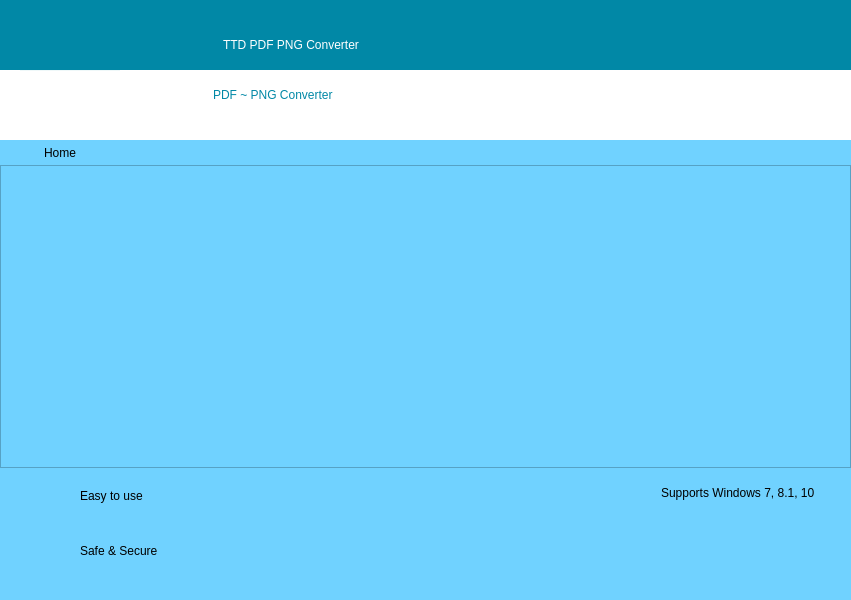
<?xml version="1.0" encoding="UTF-8"?>
<ui version="4.0">
 <class>MainWindow</class>
 <widget class="QMainWindow" name="MainWindow">
  <property name="geometry">
   <rect>
    <x>0</x>
    <y>0</y>
    <width>851</width>
    <height>600</height>
   </rect>
  </property>
  <property name="windowTitle">
   <string>MainWindow</string>
  </property>
  <property name="windowIcon">
   <iconset resource="Resources.qrc">
    <normaloff>:/resources/images/resources/images/pdf-secure_icon.png</normaloff>:/resources/images/resources/images/pdf-secure_icon.png</iconset>
  </property>
  <property name="styleSheet">
   <string notr="true">background-color: rgb(112, 210, 255);</string>
  </property>
  <property name="unifiedTitleAndToolBarOnMac">
   <bool>false</bool>
  </property>
  <widget class="QWidget" name="centralwidget">
   <layout class="QVBoxLayout" name="verticalLayout_4">
    <property name="spacing">
     <number>0</number>
    </property>
    <property name="leftMargin">
     <number>0</number>
    </property>
    <property name="topMargin">
     <number>0</number>
    </property>
    <property name="rightMargin">
     <number>0</number>
    </property>
    <property name="bottomMargin">
     <number>0</number>
    </property>
    <item>
     <layout class="QVBoxLayout" name="verticalLayout_3">
      <property name="spacing">
       <number>0</number>
      </property>
      <item>
       <widget class="QLabel" name="label_8">
        <property name="sizePolicy">
         <sizepolicy hsizetype="Preferred" vsizetype="Fixed">
          <horstretch>0</horstretch>
          <verstretch>0</verstretch>
         </sizepolicy>
        </property>
        <property name="minimumSize">
         <size>
          <width>0</width>
          <height>20</height>
         </size>
        </property>
        <property name="maximumSize">
         <size>
          <width>16777215</width>
          <height>20</height>
         </size>
        </property>
        <property name="styleSheet">
         <string notr="true">background-color: rgb(1, 136, 166);</string>
        </property>
        <property name="text">
         <string/>
        </property>
       </widget>
      </item>
      <item>
       <layout class="QHBoxLayout" name="horizontalLayout" stretch="0,0,1">
        <property name="spacing">
         <number>0</number>
        </property>
        <property name="leftMargin">
         <number>0</number>
        </property>
        <property name="topMargin">
         <number>0</number>
        </property>
        <property name="rightMargin">
         <number>0</number>
        </property>
        <property name="bottomMargin">
         <number>0</number>
        </property>
        <item>
         <layout class="QVBoxLayout" name="verticalLayout_8">
          <property name="spacing">
           <number>0</number>
          </property>
          <item>
           <widget class="QLabel" name="label_10">
            <property name="sizePolicy">
             <sizepolicy hsizetype="Fixed" vsizetype="Preferred">
              <horstretch>0</horstretch>
              <verstretch>0</verstretch>
             </sizepolicy>
            </property>
            <property name="minimumSize">
             <size>
              <width>20</width>
              <height>50</height>
             </size>
            </property>
            <property name="maximumSize">
             <size>
              <width>20</width>
              <height>16777215</height>
             </size>
            </property>
            <property name="styleSheet">
             <string notr="true">background-color: rgb(1, 136, 166);</string>
            </property>
            <property name="text">
             <string/>
            </property>
           </widget>
          </item>
          <item>
           <widget class="QLabel" name="label_11">
            <property name="sizePolicy">
             <sizepolicy hsizetype="Fixed" vsizetype="Preferred">
              <horstretch>0</horstretch>
              <verstretch>0</verstretch>
             </sizepolicy>
            </property>
            <property name="minimumSize">
             <size>
              <width>20</width>
              <height>0</height>
             </size>
            </property>
            <property name="maximumSize">
             <size>
              <width>20</width>
              <height>16777215</height>
             </size>
            </property>
            <property name="styleSheet">
             <string notr="true">background-color: rgb(255, 255, 255);
color: rgb(1, 136, 166);</string>
            </property>
            <property name="text">
             <string/>
            </property>
           </widget>
          </item>
         </layout>
        </item>
        <item>
         <widget class="QLabel" name="_lblAppIcon">
          <property name="sizePolicy">
           <sizepolicy hsizetype="Fixed" vsizetype="Fixed">
            <horstretch>0</horstretch>
            <verstretch>0</verstretch>
           </sizepolicy>
          </property>
          <property name="minimumSize">
           <size>
            <width>100</width>
            <height>100</height>
           </size>
          </property>
          <property name="maximumSize">
           <size>
            <width>100</width>
            <height>100</height>
           </size>
          </property>
          <property name="styleSheet">
           <string notr="true">background-color: qlineargradient(spread:pad, x1:0, y1:0, x2:0, y2:1, stop:0 rgba(1, 136, 166), stop:0.495 rgba(1, 136, 166), stop:0.505 rgba(255, 255, 255, 255), stop:1 rgba(255, 255, 255, 255));
</string>
          </property>
          <property name="text">
           <string/>
          </property>
          <property name="pixmap">
           <pixmap resource="Resources.qrc">:/resources/images/resources/images/PDF_PNG_Converter.png</pixmap>
          </property>
          <property name="scaledContents">
           <bool>true</bool>
          </property>
         </widget>
        </item>
        <item>
         <layout class="QVBoxLayout" name="verticalLayout_7" stretch="0,0">
          <property name="spacing">
           <number>0</number>
          </property>
          <property name="rightMargin">
           <number>0</number>
          </property>
          <item>
           <widget class="QLabel" name="label">
            <property name="minimumSize">
             <size>
              <width>0</width>
              <height>50</height>
             </size>
            </property>
            <property name="styleSheet">
             <string notr="true">padding-left: 100;
background-color: rgb(1, 136, 166);
color: rgb(255, 255, 255);
font: 35pt &quot;Arial Rounded MT Bold&quot;;</string>
            </property>
            <property name="text">
             <string>TTD PDF PNG Converter</string>
            </property>
            <property name="textFormat">
             <enum>Qt::PlainText</enum>
            </property>
           </widget>
          </item>
          <item>
           <widget class="QLabel" name="label_2">
            <property name="styleSheet">
             <string notr="true">padding-left:90;
background-color: rgb(255, 255, 255);
color: rgb(1, 136, 166);
font: 18pt &quot;Arial Rounded MT Bold&quot;;</string>
            </property>
            <property name="text">
             <string>PDF ~ PNG Converter</string>
            </property>
           </widget>
          </item>
         </layout>
        </item>
       </layout>
      </item>
      <item>
       <layout class="QVBoxLayout" name="verticalLayout_13">
        <property name="spacing">
         <number>0</number>
        </property>
        <property name="topMargin">
         <number>0</number>
        </property>
        <item>
         <widget class="QLabel" name="label_12">
          <property name="sizePolicy">
           <sizepolicy hsizetype="Preferred" vsizetype="Fixed">
            <horstretch>0</horstretch>
            <verstretch>0</verstretch>
           </sizepolicy>
          </property>
          <property name="minimumSize">
           <size>
            <width>0</width>
            <height>20</height>
           </size>
          </property>
          <property name="maximumSize">
           <size>
            <width>16777215</width>
            <height>20</height>
           </size>
          </property>
          <property name="styleSheet">
           <string notr="true">background-color: rgb(255, 255, 255);</string>
          </property>
          <property name="text">
           <string/>
          </property>
         </widget>
        </item>
        <item>
         <layout class="QHBoxLayout" name="horizontalLayout_6">
          <property name="spacing">
           <number>5</number>
          </property>
          <property name="leftMargin">
           <number>30</number>
          </property>
          <property name="topMargin">
           <number>0</number>
          </property>
          <item alignment="Qt::AlignLeft">
           <widget class="QPushButton" name="_btnHome">
            <property name="sizePolicy">
             <sizepolicy hsizetype="Fixed" vsizetype="Fixed">
              <horstretch>0</horstretch>
              <verstretch>0</verstretch>
             </sizepolicy>
            </property>
            <property name="minimumSize">
             <size>
              <width>60</width>
              <height>25</height>
             </size>
            </property>
            <property name="maximumSize">
             <size>
              <width>60</width>
              <height>25</height>
             </size>
            </property>
            <property name="styleSheet">
             <string notr="true"/>
            </property>
            <property name="text">
             <string>Home</string>
            </property>
            <property name="flat">
             <bool>true</bool>
            </property>
           </widget>
          </item>
          <item>
           <spacer name="horizontalSpacer">
            <property name="orientation">
             <enum>Qt::Horizontal</enum>
            </property>
            <property name="sizeHint" stdset="0">
             <size>
              <width>40</width>
              <height>20</height>
             </size>
            </property>
           </spacer>
          </item>
         </layout>
        </item>
       </layout>
      </item>
     </layout>
    </item>
    <item>
     <widget class="QFrame" name="frame">
      <property name="sizePolicy">
       <sizepolicy hsizetype="Expanding" vsizetype="Expanding">
        <horstretch>0</horstretch>
        <verstretch>0</verstretch>
       </sizepolicy>
      </property>
      <property name="styleSheet">
       <string notr="true">border-color: rgb(46, 177, 11);
border-width: 2px;
</string>
      </property>
      <property name="frameShape">
       <enum>QFrame::StyledPanel</enum>
      </property>
      <property name="frameShadow">
       <enum>QFrame::Raised</enum>
      </property>
      <layout class="QVBoxLayout" name="verticalLayout_6">
       <property name="spacing">
        <number>0</number>
       </property>
       <property name="leftMargin">
        <number>0</number>
       </property>
       <property name="topMargin">
        <number>0</number>
       </property>
       <property name="rightMargin">
        <number>0</number>
       </property>
       <property name="bottomMargin">
        <number>0</number>
       </property>
       <item>
        <layout class="QVBoxLayout" name="verticalLayout_5">
         <property name="spacing">
          <number>6</number>
         </property>
         <item>
          <widget class="QStackedWidget" name="stackedWidget">
           <property name="styleSheet">
            <string notr="true"/>
           </property>
           <property name="currentIndex">
            <number>0</number>
           </property>
           <widget class="QWidget" name="widgetHome">
            <layout class="QVBoxLayout" name="verticalLayout_10">
             <property name="spacing">
              <number>0</number>
             </property>
             <property name="leftMargin">
              <number>0</number>
             </property>
             <property name="topMargin">
              <number>0</number>
             </property>
             <property name="rightMargin">
              <number>0</number>
             </property>
             <property name="bottomMargin">
              <number>0</number>
             </property>
             <item>
              <layout class="QVBoxLayout" name="verticalLayout_home"/>
             </item>
            </layout>
           </widget>
           <widget class="QWidget" name="widgetPdf2Png">
            <layout class="QVBoxLayout" name="verticalLayout_11">
             <property name="spacing">
              <number>0</number>
             </property>
             <property name="leftMargin">
              <number>0</number>
             </property>
             <property name="topMargin">
              <number>0</number>
             </property>
             <property name="rightMargin">
              <number>0</number>
             </property>
             <property name="bottomMargin">
              <number>0</number>
             </property>
             <item>
              <layout class="QVBoxLayout" name="verticalLayout_pdf2Png"/>
             </item>
            </layout>
           </widget>
           <widget class="QWidget" name="widgetPng2Pdf">
            <layout class="QVBoxLayout" name="verticalLayout_12">
             <property name="spacing">
              <number>0</number>
             </property>
             <property name="leftMargin">
              <number>0</number>
             </property>
             <property name="topMargin">
              <number>0</number>
             </property>
             <property name="rightMargin">
              <number>0</number>
             </property>
             <property name="bottomMargin">
              <number>0</number>
             </property>
             <item>
              <layout class="QVBoxLayout" name="verticalLayout_png2Pdf"/>
             </item>
            </layout>
           </widget>
          </widget>
         </item>
        </layout>
       </item>
      </layout>
     </widget>
    </item>
    <item>
     <layout class="QHBoxLayout" name="horizontalLayout_5">
      <property name="spacing">
       <number>0</number>
      </property>
      <property name="leftMargin">
       <number>10</number>
      </property>
      <property name="rightMargin">
       <number>10</number>
      </property>
      <item>
       <layout class="QVBoxLayout" name="verticalLayout_2">
        <item>
         <layout class="QHBoxLayout" name="horizontalLayout_3">
          <property name="spacing">
           <number>20</number>
          </property>
          <item>
           <widget class="QLabel" name="label_3">
            <property name="sizePolicy">
             <sizepolicy hsizetype="Fixed" vsizetype="Fixed">
              <horstretch>0</horstretch>
              <verstretch>0</verstretch>
             </sizepolicy>
            </property>
            <property name="minimumSize">
             <size>
              <width>50</width>
              <height>50</height>
             </size>
            </property>
            <property name="maximumSize">
             <size>
              <width>50</width>
              <height>50</height>
             </size>
            </property>
            <property name="text">
             <string/>
            </property>
            <property name="pixmap">
             <pixmap resource="Resources.qrc">:/resources/images/resources/images/easyToUse.png</pixmap>
            </property>
            <property name="scaledContents">
             <bool>true</bool>
            </property>
           </widget>
          </item>
          <item>
           <widget class="QLabel" name="label_4">
            <property name="text">
             <string>Easy to use</string>
            </property>
           </widget>
          </item>
         </layout>
        </item>
        <item>
         <layout class="QHBoxLayout" name="horizontalLayout_4">
          <property name="spacing">
           <number>20</number>
          </property>
          <item>
           <widget class="QLabel" name="label_5">
            <property name="sizePolicy">
             <sizepolicy hsizetype="Fixed" vsizetype="Fixed">
              <horstretch>0</horstretch>
              <verstretch>0</verstretch>
             </sizepolicy>
            </property>
            <property name="minimumSize">
             <size>
              <width>50</width>
              <height>50</height>
             </size>
            </property>
            <property name="maximumSize">
             <size>
              <width>50</width>
              <height>50</height>
             </size>
            </property>
            <property name="text">
             <string/>
            </property>
            <property name="pixmap">
             <pixmap resource="Resources.qrc">:/resources/images/resources/images/secure.png</pixmap>
            </property>
            <property name="scaledContents">
             <bool>true</bool>
            </property>
           </widget>
          </item>
          <item>
           <widget class="QLabel" name="label_6">
            <property name="text">
             <string>Safe &amp; Secure</string>
            </property>
           </widget>
          </item>
         </layout>
        </item>
       </layout>
      </item>
      <item>
       <layout class="QVBoxLayout" name="verticalLayout">
        <property name="spacing">
         <number>10</number>
        </property>
        <property name="leftMargin">
         <number>5</number>
        </property>
        <item>
         <layout class="QHBoxLayout" name="horizontalLayout_2">
          <property name="spacing">
           <number>20</number>
          </property>
          <property name="leftMargin">
           <number>0</number>
          </property>
          <item>
           <widget class="QLabel" name="label_7">
            <property name="sizePolicy">
             <sizepolicy hsizetype="Fixed" vsizetype="Fixed">
              <horstretch>0</horstretch>
              <verstretch>0</verstretch>
             </sizepolicy>
            </property>
            <property name="minimumSize">
             <size>
              <width>50</width>
              <height>50</height>
             </size>
            </property>
            <property name="maximumSize">
             <size>
              <width>50</width>
              <height>50</height>
             </size>
            </property>
            <property name="text">
             <string/>
            </property>
            <property name="pixmap">
             <pixmap resource="Resources.qrc">:/resources/images/resources/images/window.png</pixmap>
            </property>
            <property name="scaledContents">
             <bool>true</bool>
            </property>
           </widget>
          </item>
          <item>
           <widget class="QLabel" name="label_9">
            <property name="text">
             <string>Supports Windows 7, 8.1, 10</string>
            </property>
           </widget>
          </item>
         </layout>
        </item>
        <item>
         <widget class="QLabel" name="_lblCompanyIcon">
          <property name="sizePolicy">
           <sizepolicy hsizetype="Fixed" vsizetype="Fixed">
            <horstretch>0</horstretch>
            <verstretch>0</verstretch>
           </sizepolicy>
          </property>
          <property name="minimumSize">
           <size>
            <width>250</width>
            <height>50</height>
           </size>
          </property>
          <property name="maximumSize">
           <size>
            <width>250</width>
            <height>50</height>
           </size>
          </property>
          <property name="text">
           <string/>
          </property>
          <property name="pixmap">
           <pixmap resource="Resources.qrc">:/resources/images/resources/images/companyIcon.png</pixmap>
          </property>
          <property name="scaledContents">
           <bool>true</bool>
          </property>
         </widget>
        </item>
       </layout>
      </item>
     </layout>
    </item>
   </layout>
  </widget>
  <widget class="QStatusBar" name="statusbar"/>
 </widget>
 <resources>
  <include location="Resources.qrc"/>
 </resources>
 <connections/>
</ui>
